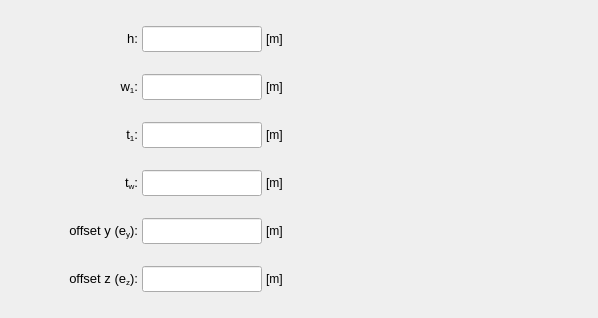
         <widget class="QWidget" name="tab_T_section">
          <attribute name="title">
           <string>T-section</string>
          </attribute>
          <layout class="QGridLayout" name="gridLayout_53">
           <property name="leftMargin">
            <number>4</number>
           </property>
           <property name="topMargin">
            <number>4</number>
           </property>
           <property name="rightMargin">
            <number>4</number>
           </property>
           <property name="bottomMargin">
            <number>4</number>
           </property>
           <property name="spacing">
            <number>4</number>
           </property>
           <item row="0" column="0">
            <widget class="QFrame" name="frame_28">
             <property name="frameShape">
              <enum>QFrame::NoFrame</enum>
             </property>
             <property name="frameShadow">
              <enum>QFrame::Raised</enum>
             </property>
             <layout class="QGridLayout" name="gridLayout_52">
              <property name="leftMargin">
               <number>4</number>
              </property>
              <property name="topMargin">
               <number>4</number>
              </property>
              <property name="rightMargin">
               <number>4</number>
              </property>
              <property name="bottomMargin">
               <number>4</number>
              </property>
              <property name="spacing">
               <number>4</number>
              </property>
              <item row="0" column="4">
               <spacer name="horizontalSpacer_12">
                <property name="orientation">
                 <enum>Qt::Horizontal</enum>
                </property>
                <property name="sizeHint" stdset="0">
                 <size>
                  <width>40</width>
                  <height>20</height>
                 </size>
                </property>
               </spacer>
              </item>
              <item row="3" column="2">
               <widget class="QLineEdit" name="lineEdit_tw_T_section">
                <property name="minimumSize">
                 <size>
                  <width>120</width>
                  <height>24</height>
                 </size>
                </property>
                <property name="maximumSize">
                 <size>
                  <width>120</width>
                  <height>26</height>
                 </size>
                </property>
                <property name="sizeIncrement">
                 <size>
                  <width>0</width>
                  <height>0</height>
                 </size>
                </property>
                <property name="font">
                 <font>
                  <pointsize>10</pointsize>
                 </font>
                </property>
                <property name="focusPolicy">
                 <enum>Qt::StrongFocus</enum>
                </property>
                <property name="styleSheet">
                 <string notr="true"/>
                </property>
                <property name="alignment">
                 <set>Qt::AlignCenter</set>
                </property>
                <property name="clearButtonEnabled">
                 <bool>true</bool>
                </property>
               </widget>
              </item>
              <item row="3" column="1">
               <widget class="QLabel" name="label_85">
                <property name="minimumSize">
                 <size>
                  <width>90</width>
                  <height>26</height>
                 </size>
                </property>
                <property name="maximumSize">
                 <size>
                  <width>90</width>
                  <height>26</height>
                 </size>
                </property>
                <property name="font">
                 <font>
                  <pointsize>10</pointsize>
                 </font>
                </property>
                <property name="text">
                 <string>&lt;html&gt;&lt;head/&gt;&lt;body&gt;&lt;p align=&quot;right&quot;&gt;t&lt;span style=&quot; vertical-align:sub;&quot;&gt;w&lt;/span&gt;:&lt;/p&gt;&lt;/body&gt;&lt;/html&gt;</string>
                </property>
                <property name="alignment">
                 <set>Qt::AlignCenter</set>
                </property>
               </widget>
              </item>
              <item row="2" column="3">
               <widget class="QLabel" name="label_145">
                <property name="minimumSize">
                 <size>
                  <width>30</width>
                  <height>26</height>
                 </size>
                </property>
                <property name="maximumSize">
                 <size>
                  <width>30</width>
                  <height>26</height>
                 </size>
                </property>
                <property name="text">
                 <string>[m]</string>
                </property>
                <property name="alignment">
                 <set>Qt::AlignLeading|Qt::AlignLeft|Qt::AlignVCenter</set>
                </property>
               </widget>
              </item>
              <item row="4" column="1">
               <widget class="QLabel" name="label_148">
                <property name="minimumSize">
                 <size>
                  <width>90</width>
                  <height>26</height>
                 </size>
                </property>
                <property name="maximumSize">
                 <size>
                  <width>90</width>
                  <height>26</height>
                 </size>
                </property>
                <property name="font">
                 <font>
                  <pointsize>10</pointsize>
                 </font>
                </property>
                <property name="text">
                 <string>&lt;html&gt;&lt;head/&gt;&lt;body&gt;&lt;p align=&quot;right&quot;&gt;offset y (e&lt;span style=&quot; vertical-align:sub;&quot;&gt;y&lt;/span&gt;):&lt;/p&gt;&lt;/body&gt;&lt;/html&gt;</string>
                </property>
                <property name="alignment">
                 <set>Qt::AlignRight|Qt::AlignTrailing|Qt::AlignVCenter</set>
                </property>
               </widget>
              </item>
              <item row="3" column="3">
               <widget class="QLabel" name="label_153">
                <property name="minimumSize">
                 <size>
                  <width>30</width>
                  <height>26</height>
                 </size>
                </property>
                <property name="maximumSize">
                 <size>
                  <width>30</width>
                  <height>26</height>
                 </size>
                </property>
                <property name="text">
                 <string>[m]</string>
                </property>
                <property name="alignment">
                 <set>Qt::AlignLeading|Qt::AlignLeft|Qt::AlignVCenter</set>
                </property>
               </widget>
              </item>
              <item row="4" column="2">
               <widget class="QLineEdit" name="lineEdit_offsety_T_section">
                <property name="minimumSize">
                 <size>
                  <width>120</width>
                  <height>26</height>
                 </size>
                </property>
                <property name="maximumSize">
                 <size>
                  <width>120</width>
                  <height>26</height>
                 </size>
                </property>
                <property name="sizeIncrement">
                 <size>
                  <width>0</width>
                  <height>0</height>
                 </size>
                </property>
                <property name="font">
                 <font>
                  <pointsize>10</pointsize>
                 </font>
                </property>
                <property name="focusPolicy">
                 <enum>Qt::StrongFocus</enum>
                </property>
                <property name="styleSheet">
                 <string notr="true"/>
                </property>
                <property name="alignment">
                 <set>Qt::AlignCenter</set>
                </property>
                <property name="clearButtonEnabled">
                 <bool>true</bool>
                </property>
               </widget>
              </item>
              <item row="5" column="2">
               <widget class="QLineEdit" name="lineEdit_offsetz_T_section">
                <property name="minimumSize">
                 <size>
                  <width>120</width>
                  <height>26</height>
                 </size>
                </property>
                <property name="maximumSize">
                 <size>
                  <width>120</width>
                  <height>26</height>
                 </size>
                </property>
                <property name="sizeIncrement">
                 <size>
                  <width>0</width>
                  <height>0</height>
                 </size>
                </property>
                <property name="font">
                 <font>
                  <pointsize>10</pointsize>
                 </font>
                </property>
                <property name="focusPolicy">
                 <enum>Qt::StrongFocus</enum>
                </property>
                <property name="styleSheet">
                 <string notr="true"/>
                </property>
                <property name="alignment">
                 <set>Qt::AlignCenter</set>
                </property>
                <property name="clearButtonEnabled">
                 <bool>true</bool>
                </property>
               </widget>
              </item>
              <item row="5" column="3">
               <widget class="QLabel" name="label_143">
                <property name="minimumSize">
                 <size>
                  <width>30</width>
                  <height>26</height>
                 </size>
                </property>
                <property name="maximumSize">
                 <size>
                  <width>30</width>
                  <height>26</height>
                 </size>
                </property>
                <property name="text">
                 <string>[m]</string>
                </property>
                <property name="alignment">
                 <set>Qt::AlignLeading|Qt::AlignLeft|Qt::AlignVCenter</set>
                </property>
               </widget>
              </item>
              <item row="4" column="3">
               <widget class="QLabel" name="label_144">
                <property name="minimumSize">
                 <size>
                  <width>30</width>
                  <height>26</height>
                 </size>
                </property>
                <property name="maximumSize">
                 <size>
                  <width>30</width>
                  <height>26</height>
                 </size>
                </property>
                <property name="text">
                 <string>[m]</string>
                </property>
                <property name="alignment">
                 <set>Qt::AlignLeading|Qt::AlignLeft|Qt::AlignVCenter</set>
                </property>
               </widget>
              </item>
              <item row="5" column="1">
               <widget class="QLabel" name="label_149">
                <property name="minimumSize">
                 <size>
                  <width>90</width>
                  <height>26</height>
                 </size>
                </property>
                <property name="maximumSize">
                 <size>
                  <width>90</width>
                  <height>26</height>
                 </size>
                </property>
                <property name="font">
                 <font>
                  <pointsize>10</pointsize>
                 </font>
                </property>
                <property name="text">
                 <string>&lt;html&gt;&lt;head/&gt;&lt;body&gt;&lt;p align=&quot;right&quot;&gt;offset z (e&lt;span style=&quot; vertical-align:sub;&quot;&gt;z&lt;/span&gt;):&lt;/p&gt;&lt;/body&gt;&lt;/html&gt;</string>
                </property>
                <property name="alignment">
                 <set>Qt::AlignRight|Qt::AlignTrailing|Qt::AlignVCenter</set>
                </property>
               </widget>
              </item>
              <item row="0" column="1">
               <widget class="QLabel" name="label_87">
                <property name="minimumSize">
                 <size>
                  <width>90</width>
                  <height>26</height>
                 </size>
                </property>
                <property name="maximumSize">
                 <size>
                  <width>90</width>
                  <height>26</height>
                 </size>
                </property>
                <property name="font">
                 <font>
                  <pointsize>10</pointsize>
                 </font>
                </property>
                <property name="text">
                 <string>&lt;html&gt;&lt;head/&gt;&lt;body&gt;&lt;p align=&quot;right&quot;&gt;h:&lt;/p&gt;&lt;/body&gt;&lt;/html&gt;</string>
                </property>
                <property name="alignment">
                 <set>Qt::AlignCenter</set>
                </property>
               </widget>
              </item>
              <item row="0" column="3">
               <widget class="QLabel" name="label_152">
                <property name="minimumSize">
                 <size>
                  <width>30</width>
                  <height>26</height>
                 </size>
                </property>
                <property name="maximumSize">
                 <size>
                  <width>30</width>
                  <height>26</height>
                 </size>
                </property>
                <property name="text">
                 <string>[m]</string>
                </property>
                <property name="alignment">
                 <set>Qt::AlignLeading|Qt::AlignLeft|Qt::AlignVCenter</set>
                </property>
               </widget>
              </item>
              <item row="0" column="2">
               <widget class="QLineEdit" name="lineEdit_height_T_section">
                <property name="minimumSize">
                 <size>
                  <width>120</width>
                  <height>26</height>
                 </size>
                </property>
                <property name="maximumSize">
                 <size>
                  <width>120</width>
                  <height>26</height>
                 </size>
                </property>
                <property name="sizeIncrement">
                 <size>
                  <width>0</width>
                  <height>0</height>
                 </size>
                </property>
                <property name="font">
                 <font>
                  <pointsize>10</pointsize>
                 </font>
                </property>
                <property name="focusPolicy">
                 <enum>Qt::StrongFocus</enum>
                </property>
                <property name="styleSheet">
                 <string notr="true"/>
                </property>
                <property name="alignment">
                 <set>Qt::AlignCenter</set>
                </property>
                <property name="clearButtonEnabled">
                 <bool>true</bool>
                </property>
               </widget>
              </item>
              <item row="1" column="3">
               <widget class="QLabel" name="label_151">
                <property name="minimumSize">
                 <size>
                  <width>30</width>
                  <height>26</height>
                 </size>
                </property>
                <property name="maximumSize">
                 <size>
                  <width>30</width>
                  <height>26</height>
                 </size>
                </property>
                <property name="text">
                 <string>[m]</string>
                </property>
                <property name="alignment">
                 <set>Qt::AlignLeading|Qt::AlignLeft|Qt::AlignVCenter</set>
                </property>
               </widget>
              </item>
              <item row="1" column="2">
               <widget class="QLineEdit" name="lineEdit_w1_T_section">
                <property name="minimumSize">
                 <size>
                  <width>120</width>
                  <height>24</height>
                 </size>
                </property>
                <property name="maximumSize">
                 <size>
                  <width>120</width>
                  <height>26</height>
                 </size>
                </property>
                <property name="sizeIncrement">
                 <size>
                  <width>0</width>
                  <height>0</height>
                 </size>
                </property>
                <property name="font">
                 <font>
                  <pointsize>10</pointsize>
                 </font>
                </property>
                <property name="focusPolicy">
                 <enum>Qt::StrongFocus</enum>
                </property>
                <property name="styleSheet">
                 <string notr="true"/>
                </property>
                <property name="alignment">
                 <set>Qt::AlignCenter</set>
                </property>
                <property name="clearButtonEnabled">
                 <bool>true</bool>
                </property>
               </widget>
              </item>
              <item row="1" column="1">
               <widget class="QLabel" name="label_83">
                <property name="minimumSize">
                 <size>
                  <width>90</width>
                  <height>26</height>
                 </size>
                </property>
                <property name="maximumSize">
                 <size>
                  <width>90</width>
                  <height>26</height>
                 </size>
                </property>
                <property name="font">
                 <font>
                  <pointsize>10</pointsize>
                 </font>
                </property>
                <property name="text">
                 <string>&lt;html&gt;&lt;head/&gt;&lt;body&gt;&lt;p align=&quot;right&quot;&gt;w&lt;span style=&quot; vertical-align:sub;&quot;&gt;1&lt;/span&gt;:&lt;/p&gt;&lt;/body&gt;&lt;/html&gt;</string>
                </property>
                <property name="alignment">
                 <set>Qt::AlignCenter</set>
                </property>
               </widget>
              </item>
              <item row="2" column="2">
               <widget class="QLineEdit" name="lineEdit_t1_T_section">
                <property name="minimumSize">
                 <size>
                  <width>120</width>
                  <height>24</height>
                 </size>
                </property>
                <property name="maximumSize">
                 <size>
                  <width>120</width>
                  <height>26</height>
                 </size>
                </property>
                <property name="sizeIncrement">
                 <size>
                  <width>0</width>
                  <height>0</height>
                 </size>
                </property>
                <property name="font">
                 <font>
                  <pointsize>10</pointsize>
                 </font>
                </property>
                <property name="focusPolicy">
                 <enum>Qt::StrongFocus</enum>
                </property>
                <property name="styleSheet">
                 <string notr="true"/>
                </property>
                <property name="alignment">
                 <set>Qt::AlignCenter</set>
                </property>
                <property name="clearButtonEnabled">
                 <bool>true</bool>
                </property>
               </widget>
              </item>
              <item row="2" column="1">
               <widget class="QLabel" name="label_81">
                <property name="minimumSize">
                 <size>
                  <width>90</width>
                  <height>26</height>
                 </size>
                </property>
                <property name="maximumSize">
                 <size>
                  <width>90</width>
                  <height>26</height>
                 </size>
                </property>
                <property name="font">
                 <font>
                  <pointsize>10</pointsize>
                 </font>
                </property>
                <property name="text">
                 <string>&lt;html&gt;&lt;head/&gt;&lt;body&gt;&lt;p align=&quot;right&quot;&gt;t&lt;span style=&quot; vertical-align:sub;&quot;&gt;1&lt;/span&gt;:&lt;/p&gt;&lt;/body&gt;&lt;/html&gt;</string>
                </property>
                <property name="alignment">
                 <set>Qt::AlignCenter</set>
                </property>
               </widget>
              </item>
              <item row="0" column="0">
               <spacer name="horizontalSpacer_13">
                <property name="orientation">
                 <enum>Qt::Horizontal</enum>
                </property>
                <property name="sizeHint" stdset="0">
                 <size>
                  <width>40</width>
                  <height>20</height>
                 </size>
                </property>
               </spacer>
              </item>
             </layout>
            </widget>
           </item>
           <item row="0" column="1">
            <widget class="QFrame" name="frame_21">
             <property name="frameShape">
              <enum>QFrame::NoFrame</enum>
             </property>
             <property name="frameShadow">
              <enum>QFrame::Raised</enum>
             </property>
             <layout class="QGridLayout" name="gridLayout_45">
              <property name="leftMargin">
               <number>0</number>
              </property>
              <property name="topMargin">
               <number>0</number>
              </property>
              <property name="rightMargin">
               <number>0</number>
              </property>
              <property name="bottomMargin">
               <number>0</number>
              </property>
              <property name="verticalSpacing">
               <number>0</number>
              </property>
              <item row="0" column="0">
               <widget class="QLabel" name="label_11">
                <property name="minimumSize">
                 <size>
                  <width>250</width>
                  <height>310</height>
                 </size>
                </property>
                <property name="maximumSize">
                 <size>
                  <width>250</width>
                  <height>310</height>
                 </size>
                </property>
                <property name="text">
                 <string/>
                </property>
                <property name="pixmap">
                 <pixmap>../../../../figures/T_profile.PNG</pixmap>
                </property>
                <property name="scaledContents">
                 <bool>true</bool>
                </property>
               </widget>
              </item>
             </layout>
            </widget>
           </item>
          </layout>
         </widget>
